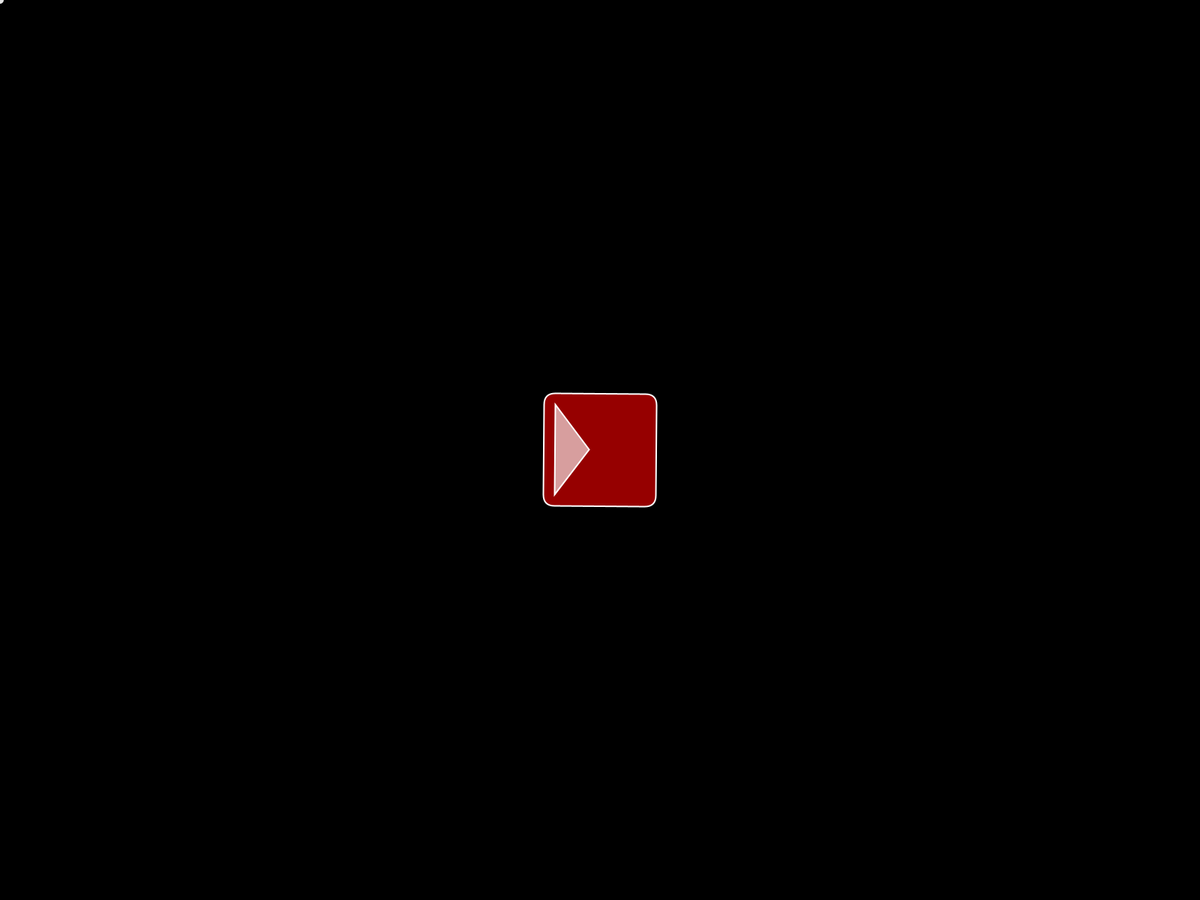
Frame 1 (no input)
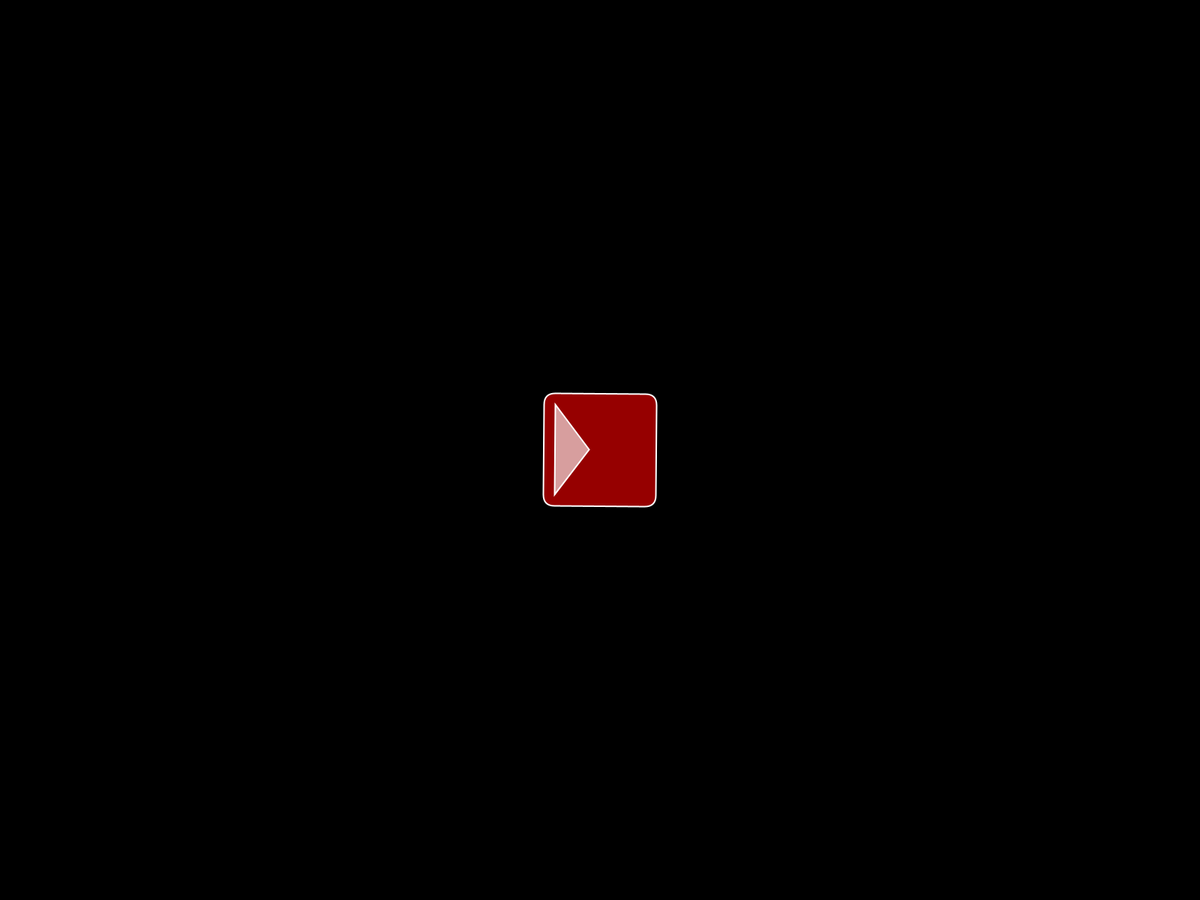
Frame 60 (the mouse pressed at the canvas centre just before this capture)
Frame 120 (the mouse held since frame 60 and released just before this capture): identical to frame 60, image omitted

The Processing sketch that drew these frames (run headless with seeded random() and noise(); from frame 60 on, the mouse is pressed at the canvas centre):

// Processing sketch: sabergam
// ── sabergam.pde
ArrayList<hitblock> blox = new ArrayList<hitblock>();
float mousefade = 255;
float lastmouseang = 0;

void setup(){
  fullScreen();
  pixelDensity(displayDensity());
  frameRate(60);
  smooth();
  blox.add(new hitblock(width/2,height/2,radians(int(random(4))*90),150));
}

void draw(){
  background(0);
  for(hitblock blocks:blox){
    blocks.display();
  }
  mouseeffect();
  for(int b = 0; b < blox.size(); b++){
    if(blox.get(b).hit()){
      ellipse(mouseX,mouseY,25,25);
      blox.remove(b);
      //for(int i = int(random(2)); i >= 0; i--){
        blox.add(new hitblock(random(200,width-200),random(200,height-200),radians(int(random(4))*90),150));
      //}
    }
  }
  //stroke(255);
  //strokeWeight(3);
  //line(pmouseX, pmouseY, mouseX, mouseY);
  //if(pmouseX == mouseX && pmouseY == mouseY){
  //  fill(255);
  //  ellipse(mouseX,mouseY,25,25);
  //}else{
  //  float mouseang = atan2(mouseY-pmouseY,mouseX-pmouseX);
  //  if(mouseang < 0 + radians(30) && mouseang > 0 - radians(30)){
  //    strokeWeight(10);
  //  }else{
  //    strokeWeight(2);
  //  }
  //  line(mouseX,mouseY,mouseX+50*cos(mouseang),mouseY+50*sin(mouseang));
      
  //}
  //if(mouseang)
  
}

void mouseeffect(){
  if(mouseX == pmouseX && mouseY == pmouseY){
    if(mousefade > 0){
      mousefade = lerp(mousefade, 0, 0.1);
    }
    fill(255,mousefade);
    noStroke();
    arc(mouseX, mouseY, 10, 10, lastmouseang-PI/2, lastmouseang+PI/2, CHORD);
    triangle(mouseX+5*sin(lastmouseang),mouseY-5*cos(lastmouseang),mouseX-5*sin(lastmouseang),mouseY+5*cos(lastmouseang),mouseX-50*cos(lastmouseang), mouseY-50*sin(lastmouseang));
  }else{
    mousefade = 255;
    float mouseang = atan2(mouseY-pmouseY,mouseX-pmouseX);
    lastmouseang = mouseang;
    fill(255,mousefade);
    noStroke();
    arc(mouseX, mouseY, 10, 10, mouseang-PI/2, mouseang+PI/2, CHORD);
    triangle(mouseX+5*sin(mouseang),mouseY-5*cos(mouseang),mouseX-5*sin(mouseang),mouseY+5*cos(mouseang),mouseX-50*cos(mouseang), mouseY-50*sin(mouseang));
  }
}

// ── hitblock.pde
class hitblock{
  float x, y;
  float hitangle;
  float size;
  color blockcolor = #FF0000;
  
  hitblock(float x, float y, float hitangle, float size){
    this.x = x;
    this.y = y;
    this.hitangle = hitangle;
    this.size = size;
  }
  
  void display(){
    strokeWeight(2);
    stroke(#FFFFFF);
    fill(blockcolor,150);
    pushMatrix();
    translate(x,y);
    rotate(hitangle);
    rect(-size/2,-size/2,size,size,size/10,size/10,size/10,size/10);
    fill(#FFFFFF,158);
    triangle((5*size-size)/10,(5*size-size)/10,size/10,0,(5*size-size)/10,(size-5*size)/10);
    popMatrix();
  }
  
  void destroy(){
    blockcolor = #00FF00;
    display();
  }
    
  
  boolean hit(){
    //if(mouseX < x + size/2 && mouseX > x - size/2 && mouseY < y + size/2 && mouseY > y - size/2){
    //  float mouseang = atan2(mouseY-pmouseY,mouseX-pmouseX);
    //  if(mouseY != pmouseY && mouseX != pmouseX && mouseang < PI + radians(30) && mouseang > PI - radians(30)){
    //    stroke(255);
    //    strokeWeight(3);
    //    fill(255,128);
    //    ellipse(mouseX,mouseY,50,50);
    //    return true;
    //  }else{
    //    return false;
    //  }
    //}else{
    //  return false;
    //}
    
    
    if(mouseX == pmouseX && mouseY == pmouseY){
      return false;
    }else{
      float mouseang = atan2(mouseY-pmouseY,mouseX-pmouseX);
      text(mouseang, mouseX+10, mouseY+10);
      if(hitangle == 0 || hitangle == PI/2 || hitangle == PI || hitangle == PI*3/2 ){
        if(mouseX < x + size/2 && mouseX > x - size/2 && mouseY > y - size/2 && mouseY < y + size/2){
          if(hitangle == 0){
            if(pmouseX > x + size/2){
              if(mouseang <= PI && mouseang > PI - radians(30) || mouseang >= -PI && mouseang < -PI + radians(30)){
                return true;
              }else{
                return false;
              }
            }else{
              return false;
            }
          }else if(hitangle == PI/2){
            if(pmouseY > y + size/2){
              if(mouseang <= -PI/2 + radians(30) && mouseang >= -PI/2 - radians(30)){
                return true;
              }else{
                return false;
              }
            }else{
              return false;
            }
          }else if(hitangle == PI){
            if(pmouseX < x - size/2){
              if(mouseang <= radians(30) && mouseang >= -radians(30)){
                return true;
              }else{
                return false;
              }
            }else{
              return false;
            }
          }else if(hitangle == PI*3/2){
            if(pmouseY < y - size/2){
              if(mouseang <= PI/2 + radians(30) && mouseang >= PI/2 - radians(30)){
                return true;
              }else{
                return false;
              }
            }else{
              return false;
            }
          }else{
            return false;
          }
        }else{
          return false;
        }
      }else{
        if(mouseY < y-x*tan(hitangle)+mouseX*tan(hitangle) + size/(2*cos(hitangle)) && mouseY > y-x*tan(hitangle)+mouseX*tan(hitangle) - size/(2*cos(hitangle))){
          if(mouseY > x/tan(hitangle) + y - mouseX/tan(hitangle) - size/(2*sin(hitangle)) && mouseY < x/tan(hitangle) + y - mouseX/tan(hitangle) + size/(2*sin(hitangle))){
          //if(pmouseX > x + size/2){
          //  if(mouseang < PI && mouseang > PI - radians(30) || mouseang > -PI && mouseang < -PI + radians(30)){
              return true;
          //  }else{
          //    return false;
          //  }
          //}else{
          //  return false;
          //}
          }else{
            return false;
          }
        }else{
          return false;
        }
      }
    }
  }
    
}
